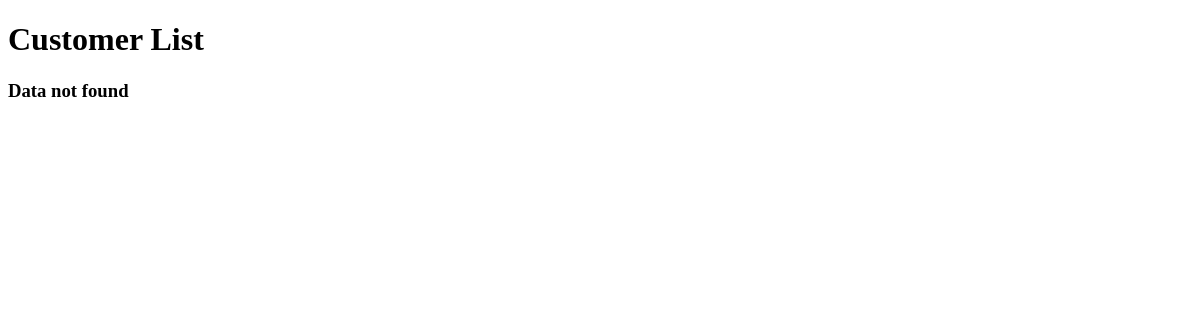
The app's page /Customer/list/, older data.
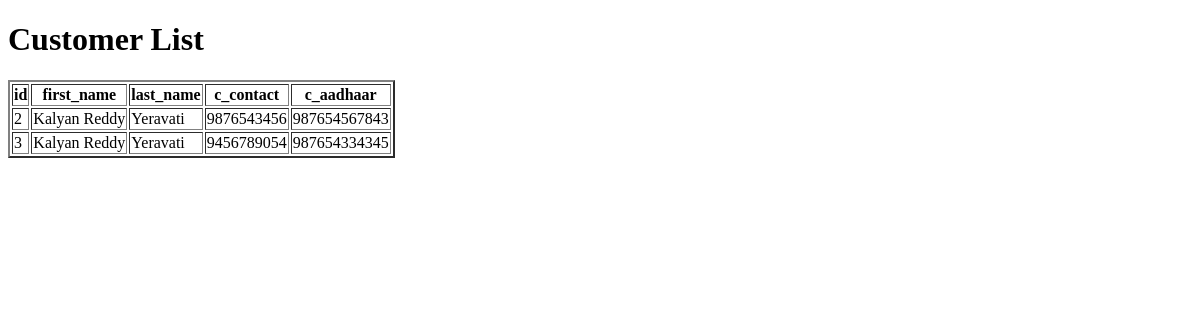
The same page, newer data.
### Customer/models.py (models this page shows)
class customer_register(User):
    c_contact=models.PositiveBigIntegerField(unique=True)
    c_dob=models.DateField()
    c_aadhaar=models.PositiveBigIntegerField(unique=True)
    c_image=models.ImageField()
    c_address=models.CharField(max_length=100)

### Customer/views.py (the view)
def customer_list(request):
    form=customer_register.objects.all()
    return render(request=request,template_name='customer_list.html',context={'form':form})

### Customer/Templates/customer_list.html (shortened to what this page needs)
<!DOCTYPE html>
<html lang="en">
<head>
</head>
<body>
    <h1>Customer List</h1>
    {% if form %}
    <table border="2">
        <tr>
            <th>id</th>
            <th>first_name</th>
            <th>last_name</th>
            <th>c_contact</th>
            <th>c_aadhaar</th>
        </tr>
        {% for i in form %}
        <tr>
            <td>{{i.id}}</td>
            <td>{{i.first_name}}</td>
            <td>{{i.last_name}}</td>
            <td>{{i.c_contact}}</td>
            <td>{{i.c_aadhaar}}</td>
        </tr>
        {% endfor %}
    </table>
    {% else %}
    <h3> Data not found</h3>
    {% endif %}
</body>
</html>

Row changes from the older to the newer data that the page shows:
added customer_register: id "2", first_name "Kalyan Reddy", last_name "Yeravati", c_contact "9876543456", c_aadhaar "987654567843"
added customer_register: id "3", first_name "Kalyan Reddy", last_name "Yeravati", c_contact "9456789054", c_aadhaar "987654334345"
Text that changed along with them:
text no longer shown: "Data not found"
text now shown: "id first_name last_name c_contact c_aadhaar"
